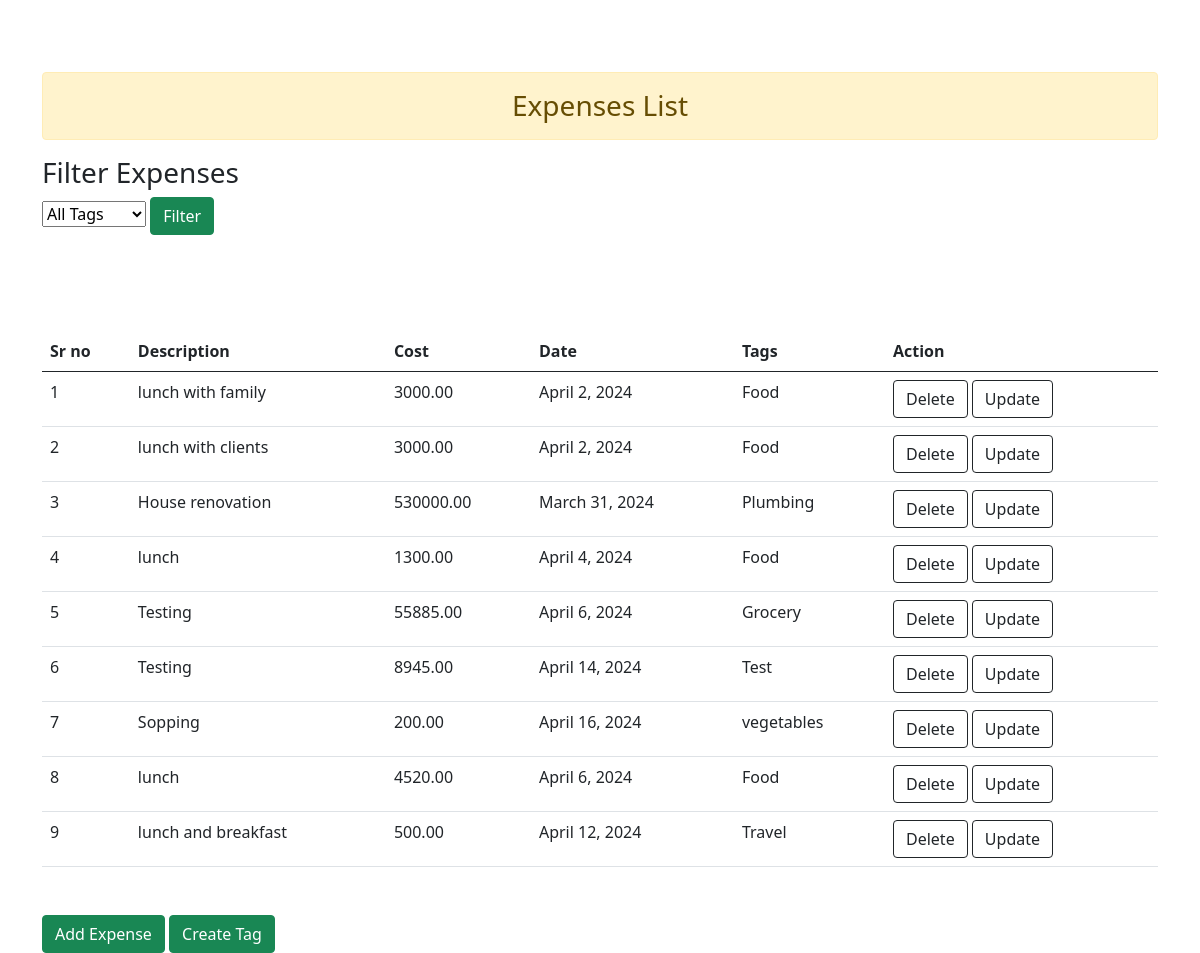
/, run on an earlier commit of the app's database.
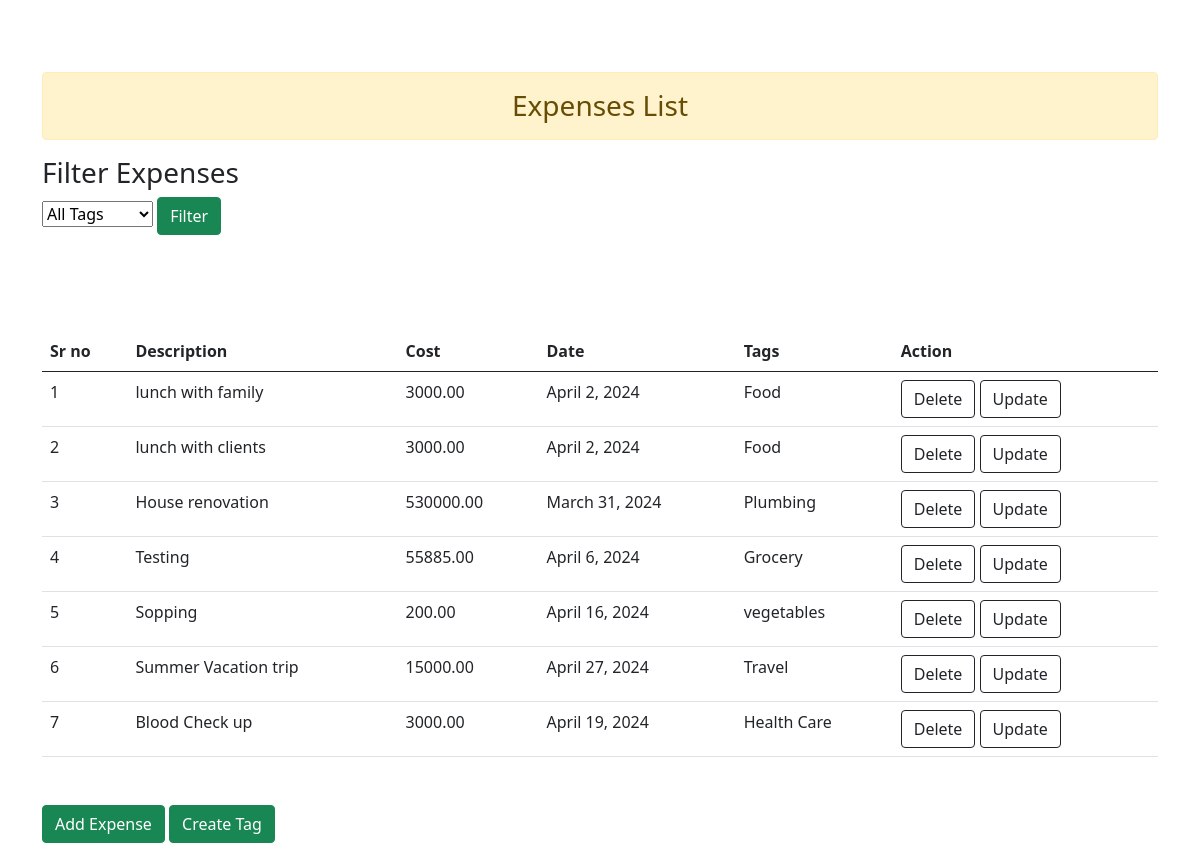
And on a later commit of the database.
### app1/models.py (models this page shows, shortened)
class Expense(models.Model):
    description = models.CharField(max_length=255)
    cost = models.DecimalField(max_digits = 10, decimal_places = 2, null = True)
    date = models.DateField()
    tags = models.ManyToManyField(Tag, related_name='expenses' , null=True)

class Tag(models.Model):
    name = models.CharField(max_length=50)

### app1/views.py (the view)
# urls.py: path("", views.expense_list, name="expense_list"),
def expense_list(request):
    tags = Tag.objects.all()  # Get all tags (for filter dropdown)
    expenses = Expense.objects.all()
    selected_tag_id = request.GET.get('tag', None)
    if selected_tag_id:
        expenses = expenses.filter(tags__id=selected_tag_id)  # Filter by tag ID
    context = {'tags': tags, 'expenses': expenses}
    return render(request, 'expense_list.html', context)

### templates/expense_list.html (shortened to what this page needs)
<!doctype html>
<html lang="en">
  <head>
    <link href="https://cdn.jsdelivr.net/npm/bootstrap@5.0.2/dist/css/bootstrap.min.css" rel="stylesheet">
  </head>
  <body>
    <div class="container">
      <br><br><br>
      <h3 class="alert alert-warning text-center">Expenses List</h3>
      <h3>Filter Expenses</h3>
<form action="" method="get">
  <select name="tag">
    <option value="">All Tags</option>
  </select>
  <button type="submit" class="btn btn-success" >Filter</button>
</form>
      <table class="table my-5">
        <table class="table my-5">
          <thead class="thead-dark">
          <tr>
              <th scope="col">Sr no</th>
              <th scope="col">Description</th>
              <th scope="col">Cost</th>
              <th scope="col">Date</th>
              <th scope="col">Tags</th>
              <th scope="col">Action</th>
          </tr>
          </thead>
          <tbody>
          {% for expense in expenses %}
          <tr>
              <td>{{ forloop.counter }}</td>
              <td>{{ expense.description }}</td>
              <td>{{ expense.cost }}</td>
              <td>{{ expense.date }}</td>
              <td>
                {% if expense.tags.all %}
                  {% for tag in expense.tags.all %}
                      {{ tag.name }}
                  {% endfor %}
                  {% else %}
                No Tags Found
                {% endif %}
              </td>
              <td>
                <form action="{% url 'delete' expense.id %}" method="post" class="d-inline">
                    <button type="submit" class="btn btn-outline-dark text-center">Delete</button>
                </form>
                <div class="d-inline">
                  <a href="/update/{{ expense.id }}/" class="btn btn-outline-dark text-center">Update</a>
                </div>
            </td>
          </tr>
          {% endfor %}
          </tbody>
      </table>
      <a href="{% url 'create_expense' %}" class="btn btn-success">Add Expense</a>
      <a href="{% url 'create_tag' %}" class="btn btn-success">Create Tag</a>
  </div>
  </body>
</html>

What changed in the data, as far as the page shows it:
removed Expense: description "lunch", cost "1300.00", date "April 4, 2024", Tag (name "Food")
removed Expense: description "Testing", cost "8945.00", date "April 14, 2024"
no longer on this page (row unchanged): Tag: name "Test", shown under "Testing"
removed Expense: description "lunch", cost "4520.00", date "April 6, 2024", Tag (name "Food")
removed Expense: description "lunch and breakfast", cost "500.00", date "April 12, 2024", Tag (name "Travel")
added Expense: description "Summer Vacation trip", cost "15000.00", date "April 27, 2024", Tag (name "Travel")
added Expense: description "Blood Check up", cost "3000.00", date "April 19, 2024"
added Tag: name "Health Care", shown under "Blood Check up"
